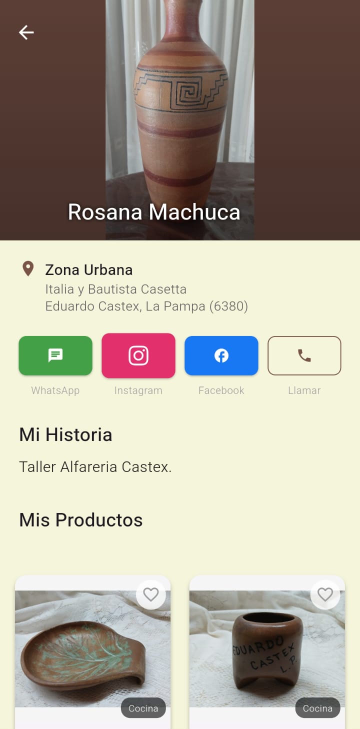
#> input picture capturas/WhatsApp Image 2026-02-19 at 2.32.40 PM (1) (Edited).jpeg, 720 x 1458 px (shown at 1/2 size); its folder holds only this picture in this run
$ python redimensionar_para_apple.py
#> lines starting #> are read from the running program, lines starting #| are printed output that depends on the picture
#> the answer given: capturas
#!/usr/bin/env python3
"""
Script para redimensionar capturas de pantalla a las dimensiones requeridas por Apple Console.
Dimensiones objetivo: 1242 x 2688 píxeles
"""

from PIL import Image
import os
import sys

# Dimensiones requeridas por Apple
TARGET_WIDTH = 1242
TARGET_HEIGHT = 2688

def redimensionar_imagen(ruta_entrada, ruta_salida):
    """
    Redimensiona una imagen manteniendo la proporción y agregando padding si es necesario.
    """
    try:
        # Abrir la imagen
        img = Image.open(ruta_entrada)
#> img is the input picture: PIL image 720x1458 RGB; mean R, G, B 175.6, 168.7, 155.6

        # Obtener dimensiones originales
        ancho_original, alto_original = img.size
#> ancho_original = 720; alto_original = 1458
        print(f"  Dimensiones originales: {ancho_original} x {alto_original}")
#|   Dimensiones originales: 720 x 1458

        # Calcular la proporción de aspecto
        proporcion_objetivo = TARGET_WIDTH / TARGET_HEIGHT
        proporcion_original = ancho_original / alto_original
#> proporcion_original = 0.494

        # Calcular nuevas dimensiones manteniendo la proporción
        if proporcion_original > proporcion_objetivo:
            # La imagen es más ancha, ajustar por ancho
            nuevo_ancho = TARGET_WIDTH
            nuevo_alto = int(TARGET_WIDTH / proporcion_original)
#> nuevo_alto = 2515
        else:
            # La imagen es más alta, ajustar por alto
            nuevo_alto = TARGET_HEIGHT
            nuevo_ancho = int(TARGET_HEIGHT * proporcion_original)

        # Redimensionar la imagen
        img_redimensionada = img.resize((nuevo_ancho, nuevo_alto), Image.Resampling.LANCZOS)

        # Crear una nueva imagen con las dimensiones objetivo y fondo blanco
        img_final = Image.new('RGB', (TARGET_WIDTH, TARGET_HEIGHT), (255, 255, 255))
#> img_final: PIL image 1242x2688 RGB; every value is 255

        # Calcular la posición para centrar la imagen redimensionada
        x = (TARGET_WIDTH - nuevo_ancho) // 2
        y = (TARGET_HEIGHT - nuevo_alto) // 2
#> y = 86

        # Pegar la imagen redimensionada en el centro
        if img_redimensionada.mode == 'RGBA':
            img_final.paste(img_redimensionada, (x, y), img_redimensionada)
        else:
            img_final.paste(img_redimensionada, (x, y))
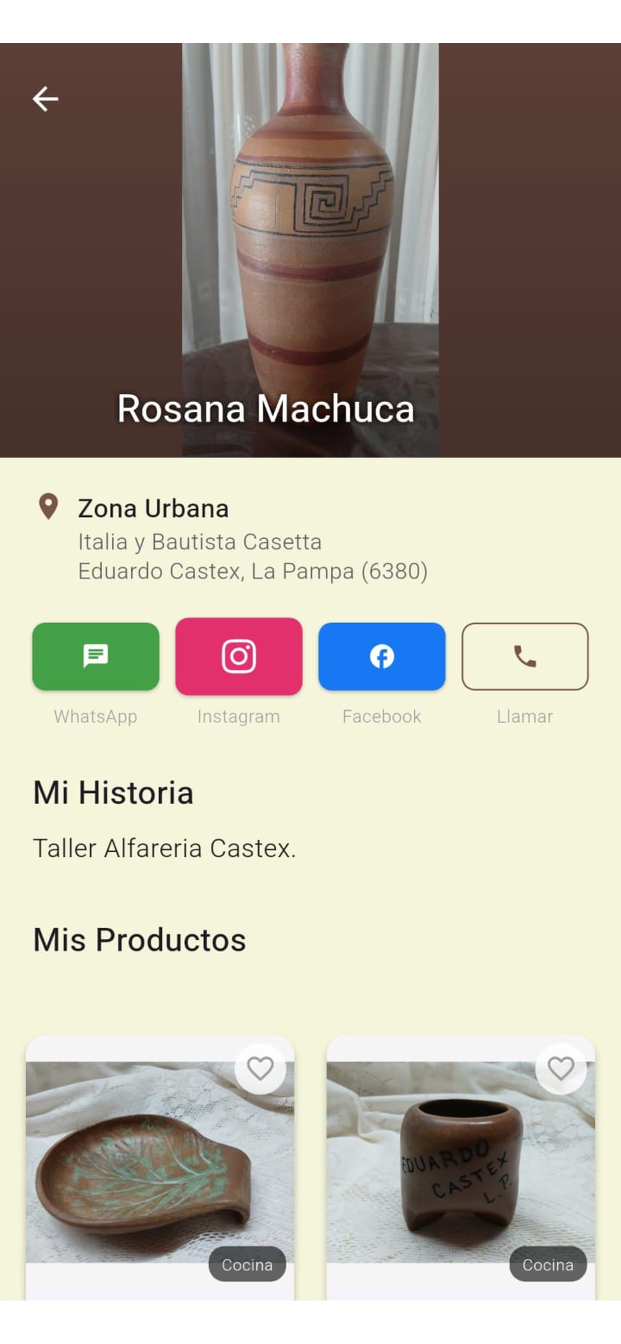
#> img_final: PIL image 1242x2688 RGB (shown at 1/2 size); mean R, G, B 180.7, 174.2, 162

        # Guardar la imagen
        img_final.save(ruta_salida, 'PNG', quality=95)
        print(f"  ✓ Guardada: {ruta_salida}")

        return True

    except Exception as e:
        print(f"  ✗ Error procesando {ruta_entrada}: {str(e)}")
        return False

def main():
    # Carpeta de entrada (puedes cambiarla)
    carpeta_entrada = input("Ingresa la ruta de la carpeta con las capturas (o presiona Enter para usar './capturas'): ").strip()
    if not carpeta_entrada:
        carpeta_entrada = "./capturas"

    # Carpeta de salida
    carpeta_salida = "./capturas_apple"

    # Verificar que existe la carpeta de entrada
    if not os.path.exists(carpeta_entrada):
        print(f"Error: La carpeta '{carpeta_entrada}' no existe.")
        print("Por favor, crea la carpeta y coloca tus capturas allí, o especifica otra ruta.")
        sys.exit(1)

    # Crear carpeta de salida si no existe
    os.makedirs(carpeta_salida, exist_ok=True)

    # Extensiones de imagen soportadas
    extensiones = ('.png', '.jpg', '.jpeg', '.PNG', '.JPG', '.JPEG')

    # Obtener lista de archivos
    archivos = [f for f in os.listdir(carpeta_entrada) if f.endswith(extensiones)]

    if not archivos:
        print(f"No se encontraron imágenes en '{carpeta_entrada}'")
        sys.exit(1)

    print(f"\nEncontradas {len(archivos)} imágenes para procesar")
    print(f"Dimensiones objetivo: {TARGET_WIDTH} x {TARGET_HEIGHT}")
    print("-" * 60)

    # Procesar cada imagen
    exitosos = 0
    for archivo in archivos:
        print(f"\nProcesando: {archivo}")
        ruta_entrada = os.path.join(carpeta_entrada, archivo)
        nombre_salida = os.path.splitext(archivo)[0] + '_apple.png'
        ruta_salida = os.path.join(carpeta_salida, nombre_salida)

        if redimensionar_imagen(ruta_entrada, ruta_salida):
            exitosos += 1

    print("\n" + "=" * 60)
    print(f"Proceso completado: {exitosos}/{len(archivos)} imágenes procesadas exitosamente")
    print(f"Las imágenes están en: {carpeta_salida}")

if __name__ == "__main__":
    main()

$ run again, on capturas/WhatsApp Image 2026-02-19 at 2.32.41 PM (1) (Edited).jpeg
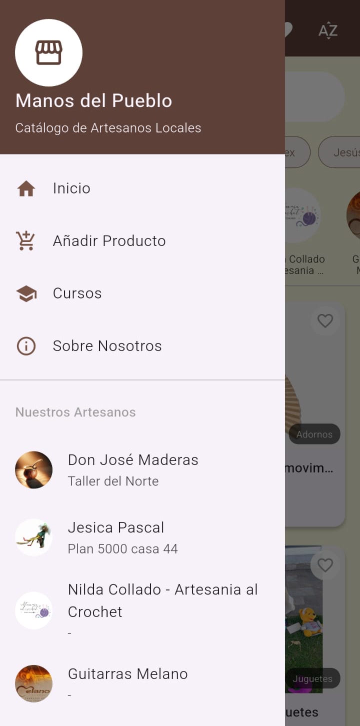
#> input picture capturas/WhatsApp Image 2026-02-19 at 2.32.41 PM (1) (Edited).jpeg, 720 x 1451 px (shown at 1/2 size)
#> in redimensionar_imagen, img is the input picture: PIL image 720x1451 RGB; mean R, G, B 189.5, 181.2, 183
#|   Dimensiones originales: 720 x 1451
#> in redimensionar_imagen, `img_final.paste(img_redimensionada, (x, y))`:
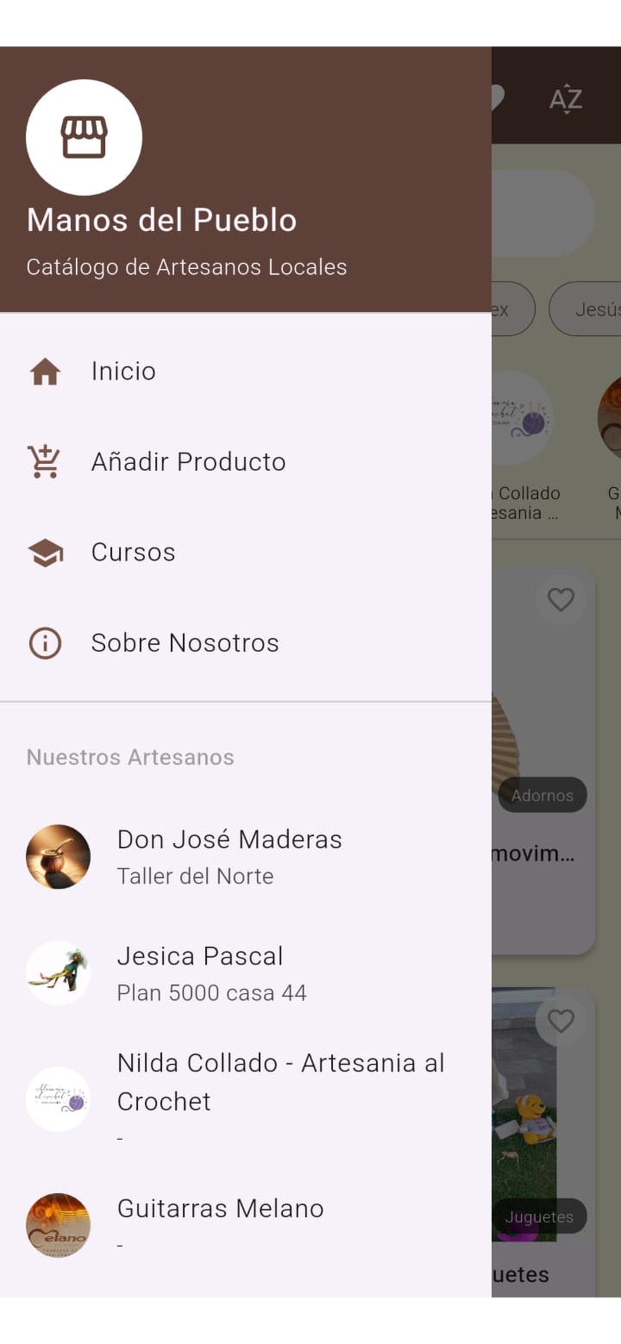
#> img_final: PIL image 1242x2688 RGB (shown at 1/2 size); mean R, G, B 194, 186.3, 188

$ run again, on capturas/WhatsApp Image 2026-02-19 at 2.32.41 PM (2) (Edited).jpeg
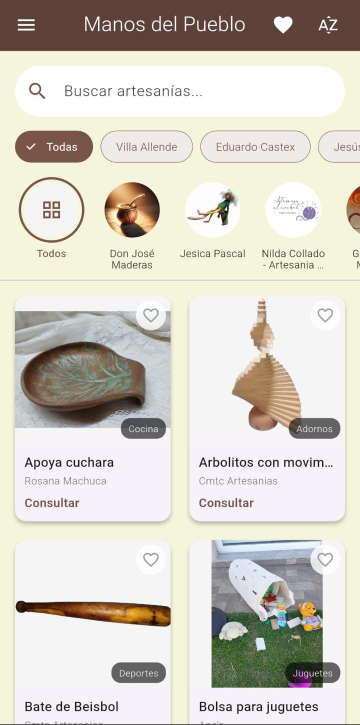
#> input picture capturas/WhatsApp Image 2026-02-19 at 2.32.41 PM (2) (Edited).jpeg, 720 x 1449 px (shown at 1/2 size)
#> in redimensionar_imagen, img is the input picture: PIL image 720x1449 RGB; mean R, G, B 212.1, 207.8, 197.9
#|   Dimensiones originales: 720 x 1449
#> in redimensionar_imagen, `img_final.paste(img_redimensionada, (x, y))`:
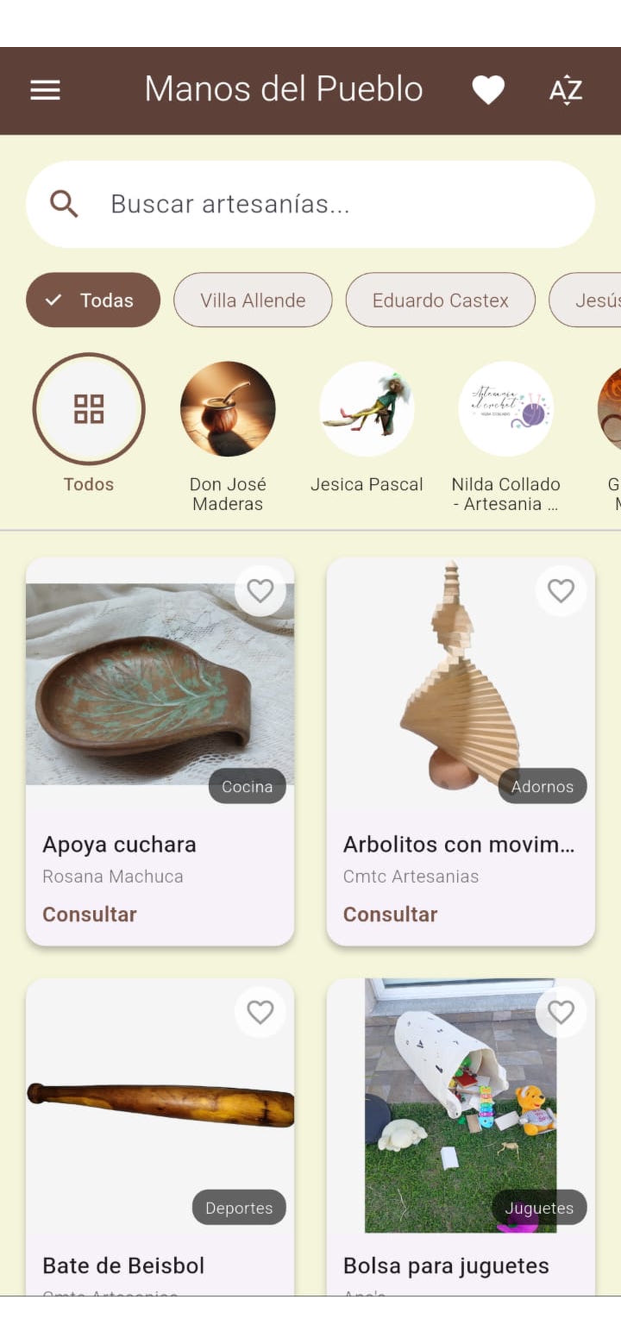
#> img_final: PIL image 1242x2688 RGB (shown at 1/2 size); mean R, G, B 215.1, 211.1, 201.9
